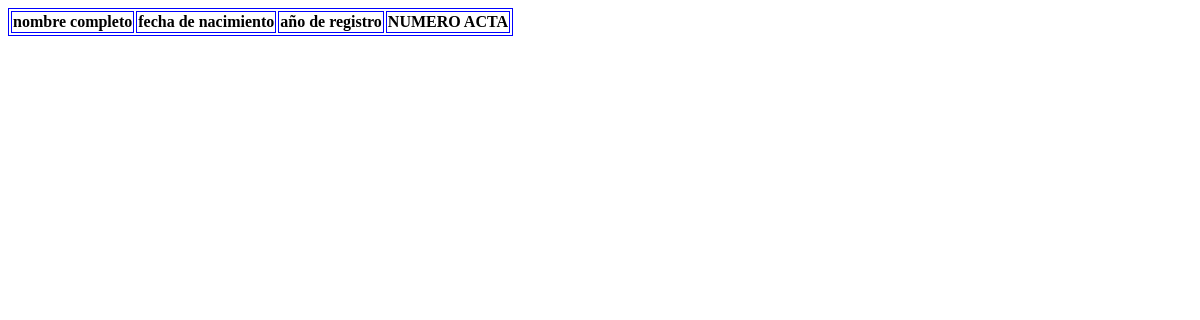
The page /consulta.php on the database as committed earlier.
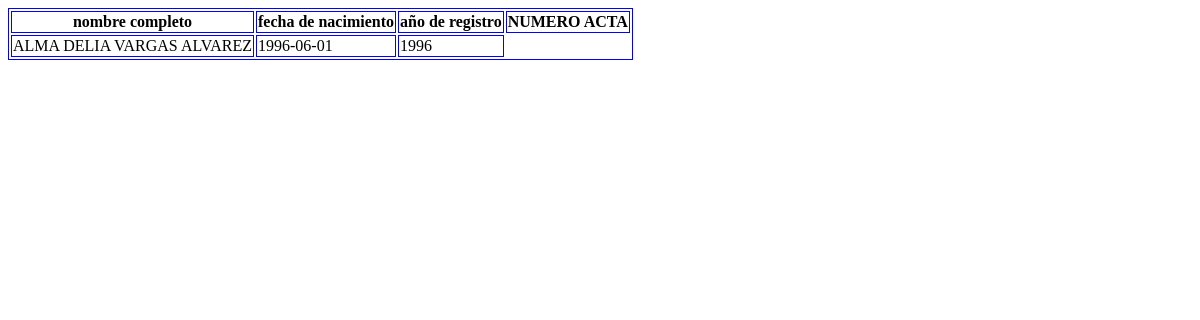
The same page on the database as committed later.
### tables this page shows
CREATE TABLE acta ( ID INTEGER PRIMARY KEY AutoIncrement,n_conpleto text,f_nacimiento text,registro numeric);

### consulta.php (the view, shortened to what this page needs)
<?php
$c = ("ALMA DELIA VARGAS ALVAREZ");
include_once __DIR__ . "/base_de_datos.php";
$resultado = $baseDeDatos->query("SELECT * FROM acta where n_conpleto ='$c';");
$datos = $resultado->fetchAll(PDO::FETCH_OBJ);
?>
<!DOCTYPE html>
<html lang="es">
<head>
</head>
<body>
	<table>
		<thead>
			<tr>
				<th>nombre completo</th>
				<th> fecha de nacimiento </th>
				<th> año de registro </th>
			  <th> NUMERO ACTA</th>
			</tr>
		</thead>
		<tbody>
			<?php foreach($datos as $d){  ?>
				<tr>
					<td><?php echo $d->n_conpleto ?></td>
					<td><?php echo $d->f_nacimiento ?></td>
					<td><?php echo $d->registro ?></td>
				</tr>
			<?php }  ?>
		</tbody>
	</table>
</body>
</html>

Rows that differ between the two databases and show on the page:
now on this page (row edited): acta: n_conpleto "ALMA DELIA VARGAS ALVAREZ", f_nacimiento "1996-06-01", registro "1996"
